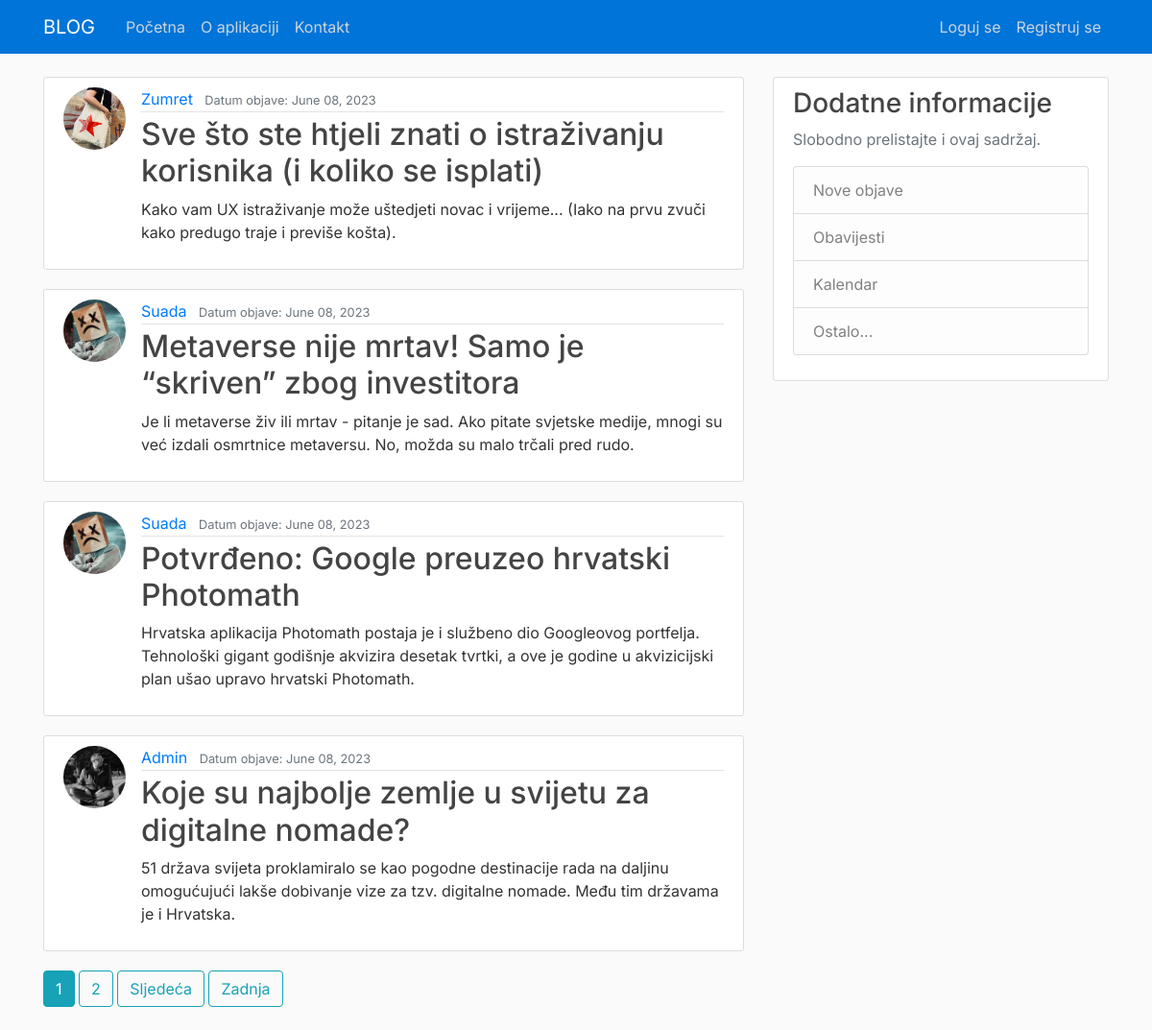
The page / on the database its author committed.
### blog/models.py (models this page shows, shortened)
class Clanak(models.Model):
    naslov = models.CharField(max_length=100)
    sadrzaj = models.TextField()
    datum_objave = models.DateTimeField(default=timezone.now)
    autor = models.ForeignKey(User, on_delete=models.CASCADE)

### korisnici/models.py (models this page shows, shortened)
class Profil(models.Model):
    user = models.OneToOneField(User, on_delete=models.CASCADE)
    slika = models.ImageField(default='default.jpg', upload_to='profilne_slike')

### blog/views.py (the view)
# urls.py: path('', PostListView.as_view(), name='blog-home'),
class PostListView(ListView):
    model = Clanak
    template_name = 'blog/home.html'
    context_object_name = 'postovi'
    ordering = ['-datum_objave']
    paginate_by = 4

### blog/templates/blog/home.html (shortened to what this page needs)
{% extends 'blog/base.html' %}
{% block content %}
{% for post in postovi %}
    <article class="media content-section">
    <img class="rounded-circle article-img" src="{{ post.autor.profil.slika.url }}">
        <div class="media-body">
            <div class="article-metadata">
                <a class="mr-2" href="{% url 'user-post' post.autor.username %}">{{ post.autor }}</a>
            <small class="text-muted">Datum objave: {{ post.datum_objave|date:"F d, Y" }}</small>
            </div>
            <h2><a class="article-title" href="{% url 'post-detail' post.id %}">{{ post.naslov }}</a></h2>
            <p class="article-content">{{ post.sadrzaj }}</p>
        </div>
    </article>
{% endfor %}
{% if is_paginated %}
      {% for num in page_obj.paginator.page_range %}
        {% if page_obj.number == num %}
          <a class="btn btn-info mb-4" href="?page={{ num }}">{{ num }}</a>
        {% elif num > page_obj.number|add:'-3' and num < page_obj.number|add:'3' %}
          <a class="btn btn-outline-info mb-4" href="?page={{ num }}">{{ num }}</a>
        {% endif %}
      {% endfor %}
      {% if page_obj.has_next %}
        <a class="btn btn-outline-info mb-4" href="?page={{ page_obj.next_page_number }}">Sljedeća</a>
        <a class="btn btn-outline-info mb-4" href="?page={{ page_obj.paginator.num_pages }}">Zadnja</a>
      {% endif %}
    {% endif %}
{% endblock content %}

### blog/templates/blog/base.html (shortened to what this page needs)
{% load static %}
<!DOCTYPE html>
<html>
    <head>
        <link rel="stylesheet" href="https://cdn.jsdelivr.net/npm/bootstrap@4.0.0/dist/css/bootstrap.min.css">
        <link rel="stylesheet" type="text/css" href="{% static 'blog/main.css' %}">
        <link rel="stylesheet" href="">
    </head>
    <body>
        <header class="site-header">
            <nav class="navbar navbar-expand-md navbar-dark bg-steel fixed-top">
              <div class="container">
                <a class="navbar-brand mr-4" href="{% url 'blog-home' %}">BLOG</a>
                <div class="collapse navbar-collapse" id="navbarToggle">
                  <div class="navbar-nav mr-auto">
                    <a class="nav-item nav-link" href="{% url 'blog-home' %}">Početna</a>
                    <a class="nav-item nav-link" href="{% url 'blog-about' %}">O aplikaciji</a>
                    <a class="nav-item nav-link" href="{% url 'blog-contact' %}">Kontakt</a>
                  </div>
                  <div class="navbar-nav">
                    {% if user.is_authenticated %}
                      <a class="nav-item nav-link" href="{% url 'post-create' %}">Dodaj članak</a>
                      <a class="nav-item nav-link" href="{% url 'profil' %}">Profil</a>
                      <a class="nav-item nav-link" href="{% url 'logout' %}">Odjavi se</a>
                    {% else %}
                      <a class="nav-item nav-link" href="{% url 'login' %}">Loguj se</a>
                      <a class="nav-item nav-link" href="{% url 'registracija' %}">Registruj se</a>
                    {% endif %}
                  </div>
                </div>
              </div>
            </nav>
          </header>
          <main role="main" class="container">
            <div class="row">
              <div class="col-md-8">
                {% block content %}{% endblock %}
              </div>
              <div class="col-md-4">
                <div class="content-section">
                  <h3>Dodatne informacije</h3>
                  <p class='text-muted'>Slobodno prelistajte i ovaj sadržaj.
                    <ul class="list-group">
                      <li class="list-group-item list-group-item-light">Nove objave</li>
                      <li class="list-group-item list-group-item-light">Obavijesti</li>
                      <li class="list-group-item list-group-item-light">Kalendar</li>
                      <li class="list-group-item list-group-item-light">Ostalo...</li>
                    </ul>
                  </p>
                </div>
              </div>
            </div>
          </main>
  </body>
</html>

### blog/static/blog/main.css (style rules this page uses)
body { background: #fafafa; color: #333333; margin-top: 5rem; font-family: 'Inter', sans-serif; }
h1, h2, h3, h4, h5, h6 { color: #444444; }
ul { margin: 0; }
.bg-steel { background-color: #0074D9; }
.site-header .navbar-nav .nav-link { color: #cbd5db; }
.content-section { background: #ffffff; padding: 10px 20px; border: 1px solid #dddddd; border-radius: 3px; margin-bottom: 20px; }
.article-title { color: #444444; }
.article-content { white-space: pre-line; }
.article-img { height: 65px; width: 65px; margin-right: 16px; }
.article-metadata { padding-bottom: 1px; margin-bottom: 4px; border-bottom: 1px solid #e3e3e3 }

### rows shown on the page
Clanak: autor.profil.slika (picture), autor "Zumret", datum_objave "June 08, 2023", naslov "Sve što ste htjeli znati o istraživanju korisnika (i koliko se isplati)", sadrzaj "Kako vam UX istraživanje može uštedjeti novac i vrijeme... (Iako na prvu zvuči kako predugo traje i previše košta)."
Clanak: autor.profil.slika (placeholder picture), autor "Suada", datum_objave "June 08, 2023", naslov "Metaverse nije mrtav! Samo je “skriven” zbog investitora", sadrzaj "Je li metaverse živ ili mrtav - pitanje je sad. Ako pitate svjetske medije, mnogi su već izdali osmrtnice metaversu. No, možda su malo trčali pred rudo."
Clanak: autor.profil.slika (placeholder picture), autor "Suada", datum_objave "June 08, 2023", naslov "Potvrđeno: Google preuzeo hrvatski Photomath", sadrzaj "Hrvatska aplikacija Photomath postaja je i službeno dio Googleovog portfelja. Tehnološki gigant godišnje akvizira desetak tvrtki, a ove je godine u akvizicijski plan ušao upravo hrvatski Photomath."
Clanak: autor.profil.slika (picture), autor "Admin", datum_objave "June 08, 2023", naslov "Koje su najbolje zemlje u svijetu za digitalne nomade?", sadrzaj "51 država svijeta proklamiralo se kao pogodne destinacije rada na daljinu omogućujući lakše dobivanje vize za tzv. digitalne nomade. Među tim državama je i Hrvatska."

### other values the page prints
{{ num }} "1"
{{ num }} "2"
